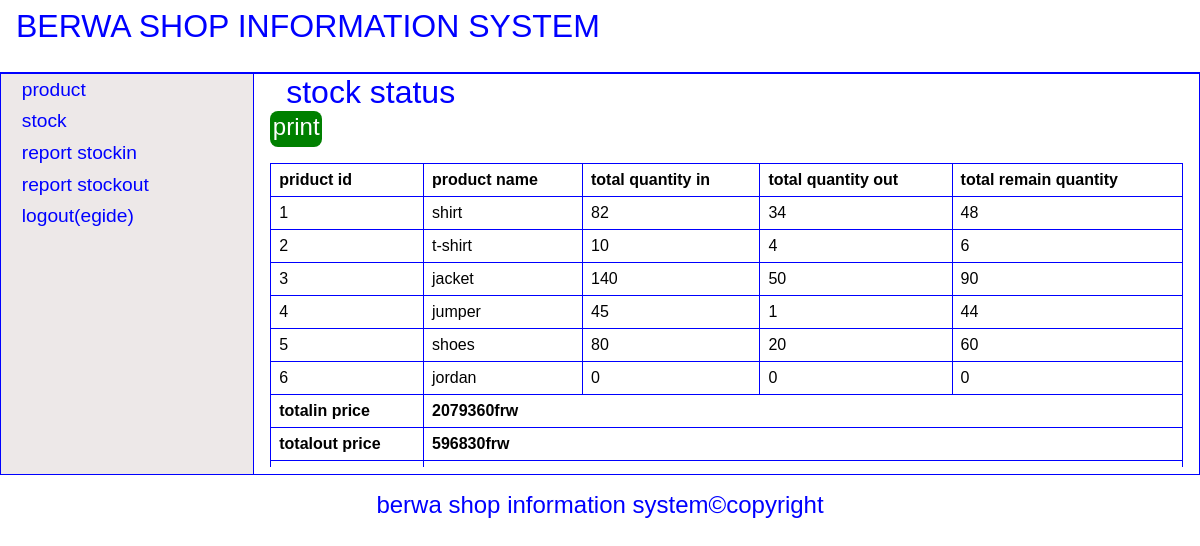
Screenshot of /php/home.php?status (signed in) with the database file from the repository.
### tables this page shows
CREATE TABLE `product` (
  `id` int(3) UNSIGNED ZEROFILL NOT NULL,
  `productname` varchar(30) NOT NULL
);

### php/status.php (the view, shortened to what this page needs)
<?php
include '../connect.php';
$select= $conn->query("select*from product");
$selectin = $conn->query("select sum(totalprice) from stockin");
$selectout = $conn->query("select sum(totalprice) from stockout");
$totin =mysqli_fetch_array($selectin);
$totout= mysqli_fetch_array($selectout);
?>
<!DOCTYPE html>
<html lang="en">
<head>
</head>
<body>
    <div class="head">stock status</div>
        <div class="print">print</div>
    <div class="table">
        <table>
            <tr>
                <th>priduct id </th>
                <th>product name</th>
                <th>total quantity in</th>
                <th>total quantity out</th>
                <th>total remain quantity</th>
            </tr>
            <tr>
                <?php
                $y=1; foreach($select as $x){
                    $select = $conn->query("select sum(quantity) from stockin  where pid='{$x['id']}'");
                    $select2 = $conn->query("select sum(quantity) from stockout  where pid='{$x['id']}'");
                    $qty = mysqli_fetch_array($select);
                    $qty2 = mysqli_fetch_array($select2);
                    $quantity=$qty['sum(quantity)']-$qty2['sum(quantity)'];
                    ?>
                <td><?=$y++?></td>
                <td><?=$x['productname']?></td>
                <td><?=$qty['sum(quantity)']==null?"0":$qty['sum(quantity)']?></td>
                <td><?=$qty2['sum(quantity)']==null?"0":$qty2['sum(quantity)']?></td>
                <td><?=$quantity?></td>
            </tr>
            <?php } ?>
            <tr><th>totalin price</th><th colspan="4"><?=$totin['sum(totalprice)'];?>frw</th></tr>
            <tr><th>totalout price</th><th colspan="4"><?=$totout['sum(totalprice)'];?>frw</th></tr>
            <tr><th>profit</th><th colspan="4"><?=$totin['sum(totalprice)']-$totout['sum(totalprice)'];?>frw</th></tr>
        </table>
    </div>
</body>
</html>

### php/home.php (shortened to what this page needs)
<!DOCTYPE html>
<html lang="en">
<head>
    <link rel="stylesheet" href="../css/style.css">
    <link rel="stylesheet" href="../css/form-table.css">
</head>
<body>
<div class="header">berwa shop  information system</div>
<div class="body">
    <div class="left">
        <a href="?product">product</a>
         <a href="?status">stock</a>
        <a href="?repoin">report stockin</a>
        <a href="?repoout">report stockout</a>
        <a href="logout.php">logout(<?=$_SESSION['username']?>)</a>
    </div>
    <div class="right">
        <?php
        if(isset($_GET['product'])){include 'product.php';}
        elseif(isset($_GET['repoin'])){include 'stockin.php';}
        elseif(isset($_GET['repoout'])){include 'stockout.php';}
        elseif(isset($_GET['status'])){include 'status.php';}
        else{include 'product.php';}
        ?>
    </div>
</div>
<div class="footer">berwa shop information system&copycopyright</div>
</body>
</html>

### css/style.css (style rules this page uses)
* { padding:0px; margin:0px; font-family: Arial, Helvetica, sans-serif; overflow: hidden; color: blue; }
.header { text-transform:uppercase; height:4pc; font-size: 2pc; align-items: center; padding-top: 0.5pc; color: blue; padding-left: 1pc; background-color: white; border-bottom: 1px solid blue; }
.body { border: solid blue 1px; height: 25pc; display: flex; }
.left { background-color: rgb(237, 232, 232); width:20%; border-right: 1px solid blue; display: flex; flex-direction: column; height:100%; text-decoration: none; padding-left: 1pc; }
a { font-size: 1.2pc ; color: blue; text-decoration: none; padding: 0.3pc; }
.right { width: 80%; height: 100%; }
.footer { padding-top: 1pc; text-align: center; font-size: 1.5pc; }
.head { padding-left: 2pc; font-size: 2pc; text-decoration: double; }
.table { padding: 1pc; display: flex; max-height: 18pc; overflow-y: scroll; }
table { width:100%; border-collapse: collapse; border: solid blue solid; }
th { text-align: left; color: black; border: solid blue 1px; height: 2pc; padding-left: 0.5pc; }
td { height: 2pc; padding-left: 0.5pc; color: black; border: 1px solid blue; }
.print { background-color: green; color: white; width: 3pc; padding: 2px; text-align: center; margin-left: 1pc; font-size: 1.5pc; border-radius: 0.5pc; height: 2pc; cursor: pointer; }

### css/form-table.css (style rules this page uses)
a { text-decoration: none; }

### rows the page displays
product: productname "shirt", sum "82", sum "34", quantity "48"
product: productname "t-shirt", sum "10", sum "4", quantity "6"
product: productname "jacket", sum "140", sum "50", quantity "90"
product: productname "jumper", sum "45", sum "1", quantity "44"
product: productname "shoes", sum "80", sum "20", quantity "60"
product: productname "jordan", shows "0", quantity "0"

### other values shown
$_SESSION['username'] "egide"
$totin['sum(totalprice)'] "2079360"
$totout['sum(totalprice)'] "596830"
